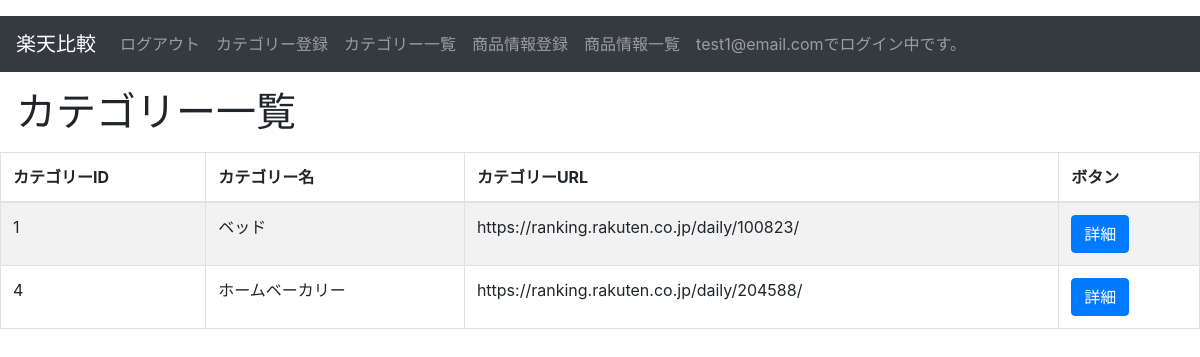
The app's page /rakuten/category_list/ (signed in) with its own data.
### rakuten/models.py (models this page shows, shortened)
class Users(AbstractBaseUser, PermissionsMixin):
    cretate_at = models.DateTimeField('登録日', auto_now_add=True)
    update_at = models.DateTimeField('更新日', auto_now=True)
    username = models.CharField(max_length=150)
    email = models.EmailField(max_length=255, unique=True)
    is_active = models.BooleanField(default=True)
    is_staff = models.BooleanField(default=False)
    USERNAME_FIELD = 'email'
    REQUIRED_FIELDS = ['username']
    objects = UserManager()

class Categories(models.Model):
    cretate_at = models.DateTimeField('登録日', auto_now_add=True)
    update_at = models.DateTimeField('更新日', auto_now=True)
    name = models.CharField('カテゴリー', max_length=20)
    url = models.URLField('URL')
    user = models.ForeignKey(
        Users, on_delete=models.CASCADE,
    )
    class Meta:
        db_table = 'categories'

### rakuten/views.py (the view)
# urls.py: path('category_list/', CategoryListView.as_view(), name='category_list'),
class CategoryListView(LoginRequiredMixin, ListView):
    template_name = 'category_list.html'
    model = Categories

### rakuten/templates/category_list.html (shortened to what this page needs)
<!doctype html>
{% extends "base.html" %}
    {% block content %}
    <h1 class="my-3 ml-3">カテゴリー一覧</h1>
        <div class="table-responsive-sm">
            <table class="table table-striped table table-bordered">
                <thead>
                    <tr>
                        <th>カテゴリーID</th>
                        <th>カテゴリー名</th>
                        <th>カテゴリーURL</th>
                        <th>ボタン</th>
                    </tr>
                </thead>
                <tbody>
                <form method="POST">
                {% if request.user.is_authenticated %}
                    {% for object in object_list %}
                        {% if object.user == request.user %}
                        <tr>
                            <td>{{ object.id }}</td>
                            <td>{{ object.name }}</td>
                            <td>{{ object.url }}</td>
                            <td><a class="btn btn-primary"  href="{% url 'rakuten:detail_category' object.id %}">詳細</a></td>
                        </tr>
                        {% endif %}
                    {% endfor %}
                {% endif %}
                </form>
                </tbody>
            </table>
        </div>
    {% endblock %}

### rakuten/templates/base.html (shortened to what this page needs)
<!doctype html>
<html lang="ja">
<head>
    <link rel="stylesheet" href="https://stackpath.bootstrapcdn.com/bootstrap/4.1.3/css/bootstrap.min.css">
</head>
<body>
    <nav class="navbar navbar-expand-sm navbar-dark bg-dark mt-3 mb-3">
        <a class="navbar-brand" href="{% url 'rakuten:home' %}">楽天比較</a>
        <div class="collapse navbar-collapse">
            <ul class="navbar-nav">
                {% if user.is_authenticated %}
                    <li class="nav-item">
                        <a class="nav-link" href="{% url 'rakuten:user_logout' %}">ログアウト</a>
                    </li>
                    <li class="nav-item">
                        <a class="nav-link" href="{% url 'rakuten:category_form' %}">カテゴリー登録</a>
                    </li>
                    <li class="nav-item">
                        <a class="nav-link" href="{% url 'rakuten:category_list' %}">カテゴリー一覧</a>
                    </li>
                    <li class="nav-item">
                        <a class="nav-link" href="{% url 'rakuten:product_form' %}">商品情報登録</a>
                    </li>
                    <li class="nav-item">
                        <a class="nav-link" href="{% url 'rakuten:product_list' %}">商品情報一覧</a>
                    </li>
                    <li class="nav-item">
                        <a class="nav-link" href="{% url 'rakuten:product_list' %}">{{ user.get_username }}でログイン中です。</a>
                    </li>
                {% endif %}
            </ul>
        </div>
    </nav>
     {% block content %}{% endblock %}
</body>
</html>

### records on screen
Users: get_username "test1@email.com"
Categories: id "1", name "ベッド", url "https://ranking.rakuten.co.jp/daily/100823/"
Categories: id "4", name "ホームベーカリー", url "https://ranking.rakuten.co.jp/daily/204588/"
